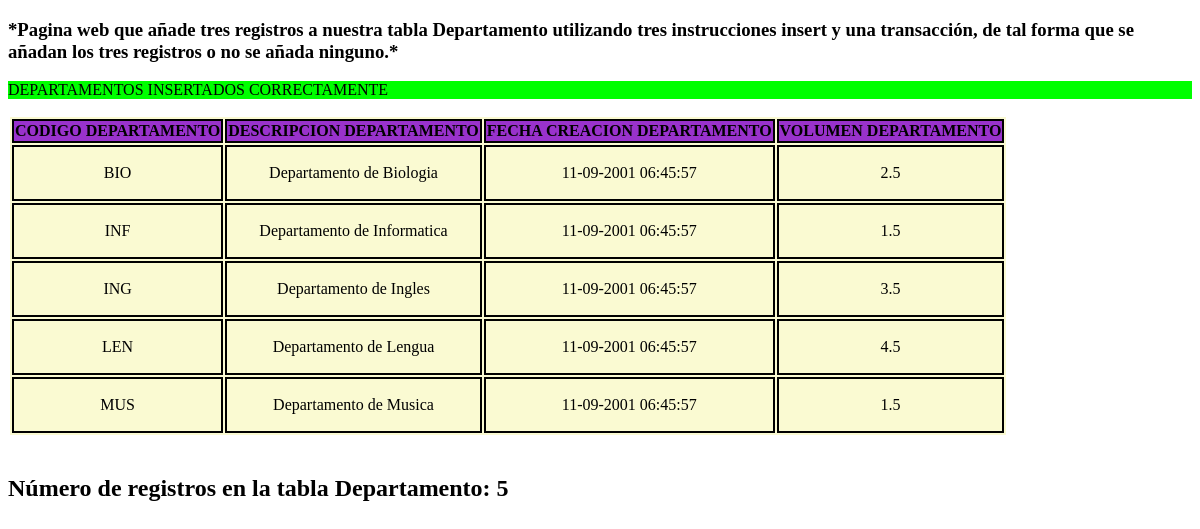
Page /codigoPhp/Ejercicio05PDO.php on the committed database.
### tables this page shows
CREATE TABLE IF NOT EXISTS T02_Departamento(
    T02_CodDepartamento varchar(3) PRIMARY KEY,
    T02_DescDepartamento varchar(255) NOT NULL,
    T02_FechaCreacionDepartamento INT NOT NULL,
    T02_VolumenNegocio float NOT NULL,
    T02_FechaBajaDepartamento int NULL
);

### codigoPhp/Ejercicio05PDO.php (the view, shortened to what this page needs)
<!Doctype HTML>
<html>
    <head>
    </head>
    <body>
       <?php
        echo "<h3>*Pagina web que añade tres registros a nuestra tabla Departamento utilizando tres instrucciones insert y una transacción, de tal forma que se añadan los tres registros o no se añada ninguno.*</h3>";
        try{
            $miDB = new PDO(HOST,USER,PASSWORD);
            $miDB->setAttribute(PDO::ATTR_ERRMODE, PDO::ERRMODE_EXCEPTION);
            $miDB->beginTransaction();
            $miDB->commit();
            echo "<p style='background-color:lime;'>DEPARTAMENTOS INSERTADOS CORRECTAMENTE</p>";
            $consulta = "SELECT * FROM T02_Departamento";
            $resultadoConsulta = $miDB->prepare($consulta);
            $resultadoConsulta->execute();
                echo "<table>";
                echo "<tr>";
                    echo "<th> CODIGO DEPARTAMENTO</th>";
                    echo "<th> DESCRIPCION DEPARTAMENTO</th>";
                    echo "<th> FECHA CREACION DEPARTAMENTO</th>";
                    echo "<th> VOLUMEN DEPARTAMENTO </th>";
                echo "</tr>";
                $oDepartamento = $resultadoConsulta->fetchObject();
                while ($oDepartamento){
                    $fechaCreacionDepartamento=$oDepartamento->T02_FechaCreacionDepartamento;
                    $date = date('d-m-Y H:i:s', $fechaCreacionDepartamento);
                    echo "<tr>";
                    echo "<td><p>$oDepartamento->T02_CodDepartamento </td>";
                    echo "<td> $oDepartamento->T02_DescDepartamento </td>";
                    echo "<td> $date </td>";
                    echo "<td> $oDepartamento->T02_VolumenNegocio </td></p>";
                    echo "</tr>";
                    $oDepartamento = $resultadoConsulta->fetchObject();
                }
                    echo "</table>";
                    echo "<br>";
                    $numeroRegistros=$resultadoConsulta->rowCount();
                    echo "<h2>Número de registros en la tabla Departamento: ".$numeroRegistros."</h2>";
                }catch (PDOException $excepcion){
                    $codigoError=$excepcion->getCode();
                    $mensajeError=$excepcion->getMessage();
                    echo "<p style='background-color:red;'>Codigo de error: $codigoError</p>";
                    echo "<br>";
                    echo "<p style='background-color:red;'>Mensaje de error: $mensajeError </p>";
                    echo "<p style='background-color:pink;'>LOS DEPARTAMENTOS PUEDEN ESTAR YA INSERTADOS</p>";
                } finally {
                    unset($miDB);
                }
            ?>
    </body>
</html>

### codigoPhp/Ejercicio05PDO.php (style rules this page uses)
table { border: 2px white solid; background: lightgoldenrodyellow; }
td { text-align: center; border: 2px black solid; }
th { border: 2px black solid; background: darkorchid; }

### rows in the picture
t02_departamento: T02_CodDepartamento "BIO", T02_DescDepartamento "Departamento de Biologia", T02_FechaCreacionDepartamento "11-09-2001 06:45:57", T02_VolumenNegocio "2.5"
t02_departamento: T02_CodDepartamento "INF", T02_DescDepartamento "Departamento de Informatica", T02_FechaCreacionDepartamento "11-09-2001 06:45:57", T02_VolumenNegocio "1.5"
t02_departamento: T02_CodDepartamento "ING", T02_DescDepartamento "Departamento de Ingles", T02_FechaCreacionDepartamento "11-09-2001 06:45:57", T02_VolumenNegocio "3.5"
t02_departamento: T02_CodDepartamento "LEN", T02_DescDepartamento "Departamento de Lengua", T02_FechaCreacionDepartamento "11-09-2001 06:45:57", T02_VolumenNegocio "4.5"
t02_departamento: T02_CodDepartamento "MUS", T02_DescDepartamento "Departamento de Musica", T02_FechaCreacionDepartamento "11-09-2001 06:45:57", T02_VolumenNegocio "1.5"

### other values in the picture
$numeroRegistros "5"
